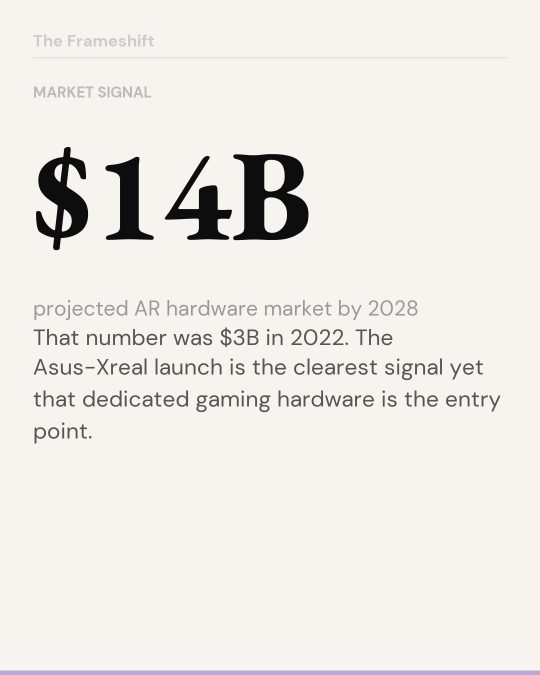
#> input picture tests/regression/baselines/baseline_02_stat.png, 1080 x 1350 px (shown at 1/2 size)
$ python -i renderer.py   (imports and definitions only)
#> lines starting #> are read from the running program, lines starting #| are printed output that depends on the picture
"""
Frameshift v2 — Carousel Renderer
Renders slide JSON to 1080x1350px PNG files using Pillow.
"""

import os
from PIL import Image, ImageDraw, ImageFont

# ── PATHS ────────────────────────────────────────────────────────────────────
BASE_DIR   = os.path.dirname(os.path.abspath(__file__))
FONT_DIR   = os.path.join(BASE_DIR, "fonts")
OUTPUT_DIR = os.path.join(BASE_DIR, "output")
# [1 line not run here, left out]

# ── FONTS ─────────────────────────────────────────────────────────────────────
def _f(name):
    custom = os.path.join(FONT_DIR, name)
    return custom if os.path.exists(custom) and os.path.getsize(custom) > 1000 else None

FONTS = {
    "serif":        _f("EBGaramond-Regular.ttf")  or "/usr/share/fonts/truetype/dejavu/DejaVuSerif.ttf",
    "serif_italic": _f("EBGaramond-Italic.ttf")   or "/usr/share/fonts/truetype/dejavu/DejaVuSerif-Italic.ttf",
    "serif_bold":   _f("EBGaramond-Bold.ttf")      or "/usr/share/fonts/truetype/dejavu/DejaVuSerif-Bold.ttf",
    "sans":         _f("DMSans-Regular.ttf")       or "/usr/share/fonts/truetype/dejavu/DejaVuSans.ttf",
    "sans_med":     _f("DMSans-Medium.ttf")        or "/usr/share/fonts/truetype/dejavu/DejaVuSans.ttf",
    "sans_bold":    _f("DMSans-Bold.ttf")          or "/usr/share/fonts/truetype/dejavu/DejaVuSans-Bold.ttf",
}

def font(role, size):
    return ImageFont.truetype(FONTS[role], size)

# ── COLOURS ───────────────────────────────────────────────────────────────────
BLACK       = (0,   0,   0)
NEAR_BLACK  = (13,  13,  13)
OFF_WHITE   = (247, 244, 239)
WHITE       = (255, 255, 255)
ACCENT      = (184, 169, 217)
ACCENT_DARK = (122, 106, 170)
RED         = (255, 49,  49)     # #ff3131
RULE_COLOR  = (232, 227, 218)
MUTED       = (153, 153, 153)
BODY        = (85,  85,  85)
DARK        = (26,  26,  26)
LABEL       = (187, 187, 187)
DIM         = (204, 204, 204)
CONTRAST_A        = (13,  13,  13)
CONTRAST_B        = (238, 232, 224)
CONTRAST_B_BORDER = (221, 215, 204)
SIGNAL_TAG_BG     = (237, 232, 245)
SIGNAL_TAG_BORDER = (208, 196, 232)
QUOTE_MARK_COLOR  = (232, 224, 240)
COVER_BORDER_L    = (120,  75, 220)   # purple
COVER_BORDER_R    = (245, 100,  40)   # orange
COVER_BORDER_W    = 14

# ── CANVAS ────────────────────────────────────────────────────────────────────
W, H     = 1080, 1350
PAD      = 66
HEADER_H = 115
ARROW_Y        = H - 72    # y-position of bottom arrow on all content slides
CONTENT_BOTTOM = ARROW_Y - 24  # hard safe-zone ceiling — no content pixel may cross this
KICKER_SIZE    = 76      # 90 * 0.85 — used for all slide kickers/eyebrows

# ── HELPERS ───────────────────────────────────────────────────────────────────
def new_slide(bg=OFF_WHITE):
    img = Image.new("RGB", (W, H), bg)
    return img, ImageDraw.Draw(img)

# [106 lines left out: functions _wrap_text, draw_text_wrapped, draw_content_header, draw_eyebrow, draw_pill, draw_accent_rule and 2 more, not called in this run]


# ── SLIDE RENDERERS ───────────────────────────────────────────────────────────

def render_cover(data, image_obj=None, logo_obj=None):
    img = Image.new("RGB", (W, H), NEAR_BLACK)
#> img: PIL image 1080x1350 RGB; every value is 13
    draw = ImageDraw.Draw(img)

    if image_obj:
        paste_image(img, image_obj, 0, 0, W, H)
    else:
        img.paste(Image.new("RGB", (W, H), (30, 30, 35)), (0, 0))
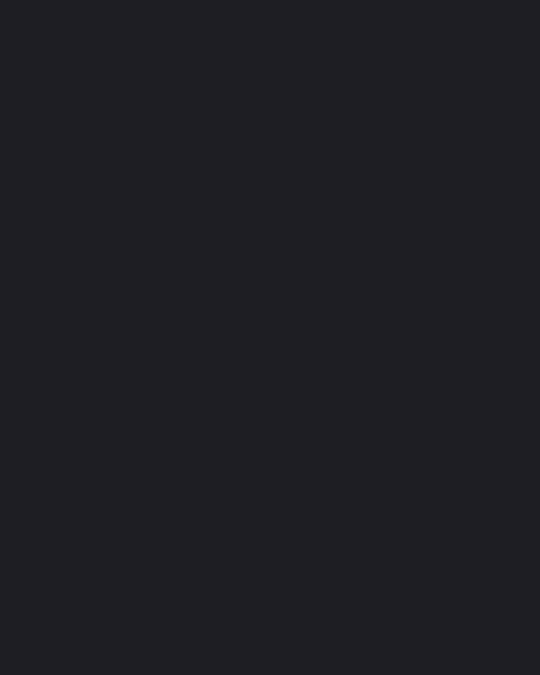
#> img: PIL image 1080x1350 RGB (shown at 1/2 size); mean R, G, B 30, 30, 35

    # bottom-heavy gradient overlay
    overlay = Image.new("RGBA", (W, H), (0, 0, 0, 0))
#> overlay: PIL image 1080x1350 RGBA; every value is 0
    od = ImageDraw.Draw(overlay)
    for i in range(60):
        t = i / 60
        alpha = int(38 + (217 - 38) * (t ** 1.6))
        y0, y1 = int(H * i / 60), int(H * (i + 1) / 60)
        od.rectangle([(0, y0), (W, y1)], fill=(0, 0, 0, alpha))
    img = Image.alpha_composite(img.convert("RGBA"), overlay).convert("RGB")
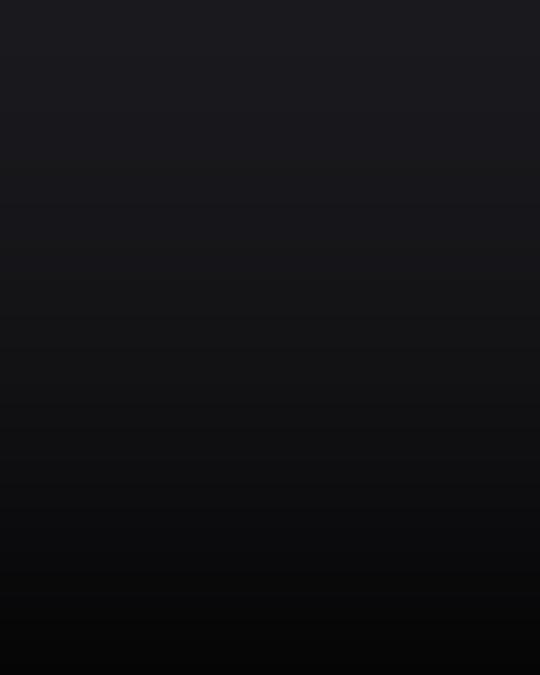
#> img: PIL image 1080x1350 RGB (shown at 1/2 size); mean R, G, B 17.7, 17.7, 20.6
    draw = ImageDraw.Draw(img)

    draw.text((PAD, 66), "The Frameshift", font=font("sans_bold", 45), fill=WHITE)

    # headline — dynamic size, fills ~bottom third
#> (the run stopped early here; a loop or call above may not have finished)
